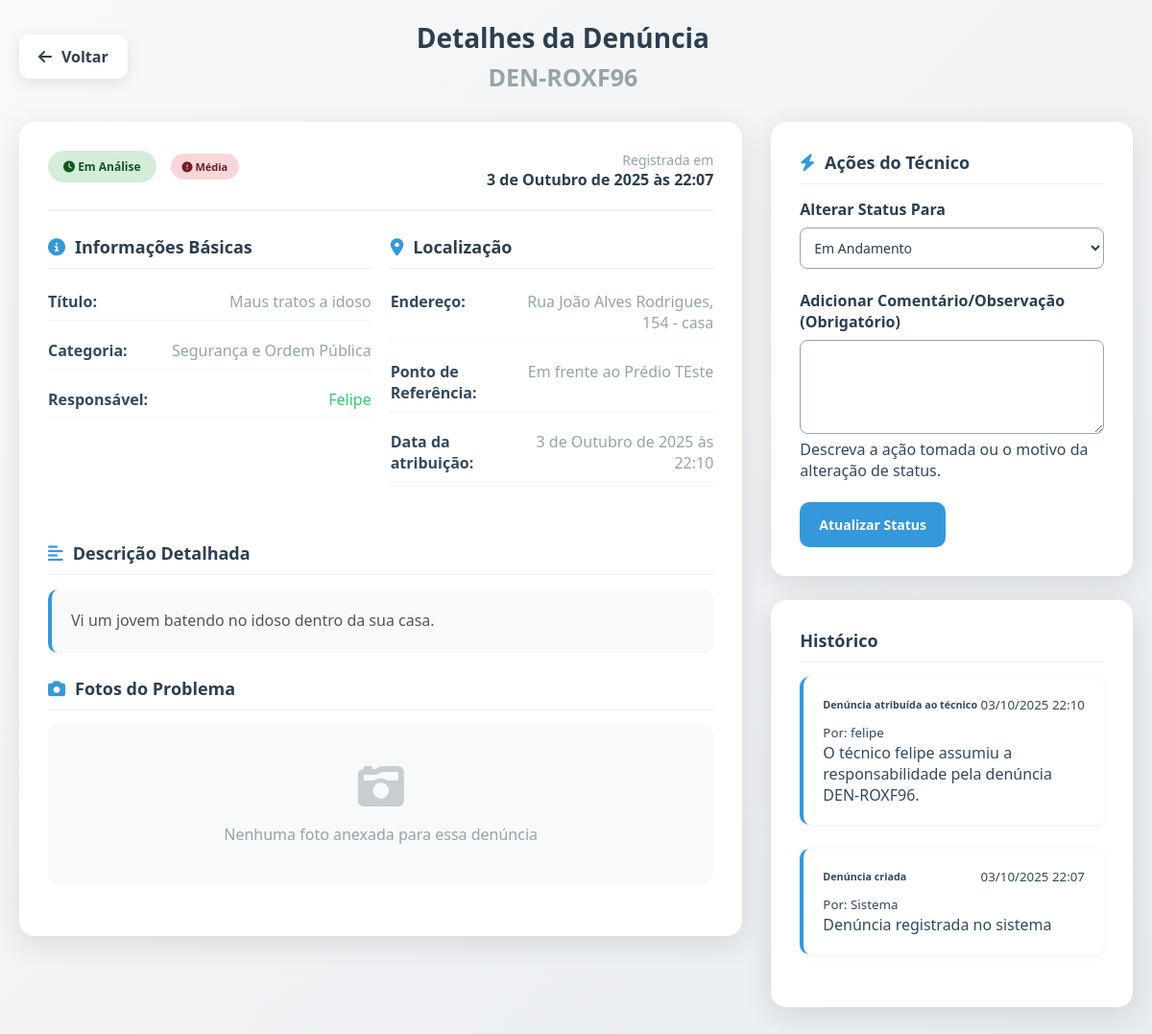
Page /tecnico/denuncia/detalhe/DEN-ROXF96/ (signed in) on the earlier database version.
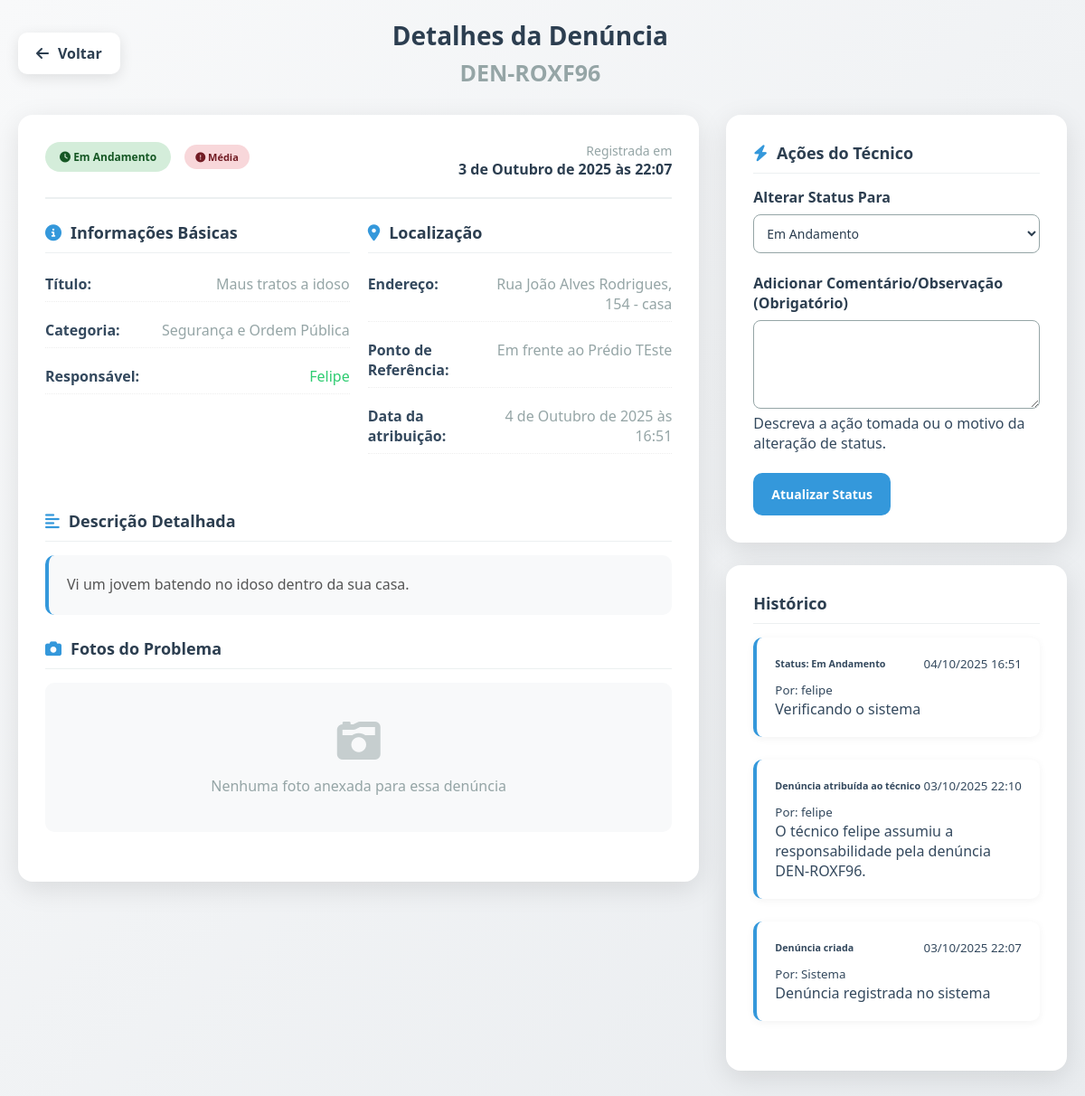
Same page on the later database version.
### denuncias/models.py (models this page shows, shortened)
class Denuncia(models.Model):
    STATUS_CHOICES = [
        ('NÃO_ATRIBUIDO', 'Aguardando Atribuição'),
        ('RECEBIDA', 'Recebida'),
        ('EM_ANALISE', 'Em Análise'),
        ('EM_ANDAMENTO', 'Em Andamento'),
        ('RESOLVIDA', 'Resolvida'),
        ('ARQUIVADA', 'Arquivada'),
    ]
    PRIORIDADE_CHOICES = [
        ('BAIXA', 'Baixa'),
        ('MEDIA', 'Média'),
        ('ALTA', 'Alta'),
        ('URGENTE', 'Urgente'),
    ]
    protocolo = models.CharField(
        max_length=10,
        primary_key=True,
        blank=True,
        editable=False,
        unique=True,
        verbose_name="Número do Protocolo"
    )
    titulo = models.CharField(
        max_length=200,
        verbose_name="Título da Denúncia",
        help_text="Título resumido do problema"
    )
    descricao = models.TextField(
        verbose_name="Descrição Detalhada",
        help_text="Descreva o problema em detalhes"
    )
    endereco = models.CharField(
        max_length=255,
        verbose_name="Localização",
        help_text="Endereço ou local onde ocorreu o problema"
    )
    ponto_referencia = models.CharField(
        max_length=255,
        blank=True,
        null=True,
        verbose_name="Ponto de Referência",
        help_text="Ponto de referência próximo (opcional)"
    )
    categoria = models.ForeignKey(
        Categoria,
        on_delete=models.PROTECT,
        related_name='denuncias',
        verbose_name="Categoria do Problema"
    )
    status = models.CharField(
        max_length=20,
        choices=STATUS_CHOICES,
        default='NÃO_ATRIBUIDO',
        verbose_name="Status da Denúncia"
    )
    prioridade = models.CharField(
        max_length=20,
        choices=PRIORIDADE_CHOICES,
        default='MEDIA',
        verbose_name="Prioridade"
    )
    contato = models.CharField(
        max_length=100,
        blank=True,
        null=True,
        verbose_name="Contato",
        help_text="Telefone ou e-mail para retorno (opcional)"
    )
    foto = models.ImageField(
        upload_to='denuncias/',
        blank=True,
        null=True,
        verbose_name="Foto do Problema",
        help_text="Faça upload de uma foto que mostre o problema",
        validators=[
            FileExtensionValidator(
                allowed_extensions=['jpg', 'jpeg', 'png', 'gif'],
                message="Somente imagens JPG, JPEG, PNG ou GIF são permitidas"
            )
        ]
    )
    data_criacao = models.DateTimeField(
        auto_now_add=True,
        verbose_name="Data de Criação"
    )
    data_atualizacao = models.DateTimeField(
        auto_now=True,
        verbose_name="Última Atualização"
    )
    data_previsao_resolucao = models.DateField(
        blank=True,
        null=True,
        verbose_name="Previsão de Resolução"
    )
    data_resolucao = models.DateField(
        blank=True,
        null=True,
        verbose_name="Data de Resolução"
    )
    resolucao = models.TextField(
        blank=True,
        null=True,
        verbose_name="Solução Aplicada",
        help_text="Descrição de como o problema foi resolvido"
    )
    observacoes_internas = models.TextField(
        blank=True,
        null=True,
        verbose_name="Observações Internas",
        help_text="Observações para uso da equipe administrativa"
    )
    tecnico = models.ForeignKey(
    'auth.User',
    null=True,
    blank=True,
    on_delete=models.SET_NULL,
    related_name='denuncias_atribuidas',
    verbose_name="Técnico Responsável"
    )
    class Meta:
        verbose_name = 'Denúncia'
        verbose_name_plural = 'Denúncias'
        ordering = ['-data_criacao']
        indexes = [
            models.Index(fields=['status']),
            models.Index(fields=['prioridade']),
            models.Index(fields=['data_criacao']),
            models.Index(fields=['categoria']),
        ]

class LogDenuncia(models.Model):
    TIPO_ACAO_CHOICES = [
        ('NÃO_ATRIBUIDO', 'Aguardando Atribuição'),
        ('RECEBIDA', 'Recebida'),
        ('EM_ANALISE', 'Em Análise'),
        ('EM_ANDAMENTO', 'Em Andamento'),
        ('RESOLVIDA', 'Resolvida'),
        ('ARQUIVADA', 'Arquivada'),
    ]
    denuncia = models.ForeignKey(
        Denuncia,
        on_delete=models.CASCADE,
        related_name='logs'
    )
    tipo_acao = models.CharField(
        max_length=20,
        choices=TIPO_ACAO_CHOICES,
        verbose_name="Tipo de Ação"
    )
    acao = models.CharField(
        max_length=255,
        verbose_name="Descrição da Ação"
    )
    descricao = models.TextField(
        blank=True,
        null=True,
        verbose_name="Detalhes da Ação"
    )
    data_acao = models.DateTimeField(
        auto_now_add=True,
        verbose_name="Data da Ação"
    )
    usuario = models.ForeignKey(
        'auth.User',
        on_delete=models.SET_NULL,
        null=True,
        blank=True,
        related_name='logs_denuncias',
        verbose_name="Usuário Responsável"
    )
    dados_anteriores = models.JSONField(
        blank=True,
        null=True,
        verbose_name="Dados Anteriores"
    )
    dados_novos = models.JSONField(
        blank=True,
        null=True,
        verbose_name="Dados Novos"
    )
    class Meta:
        verbose_name = 'Log de Denúncia'
        verbose_name_plural = 'Logs de Denúncias'
        ordering = ['-data_acao']

class Categoria(models.Model):
    nome = models.CharField(max_length=100, unique=True)
    descricao = models.TextField(blank=True, null=True, help_text="Descrição opcional da categoria")
    ativo = models.BooleanField(default=True, help_text="Se a categoria está ativa para uso")
    ordem = models.PositiveIntegerField(default=0, help_text="Ordem de exibição da categoria")
    class Meta:
        verbose_name = 'Categoria'
        verbose_name_plural = 'Categorias'
        ordering = ['ordem', 'nome']

### tecnico/views.py (the view)
# urls.py: path('denuncia/detalhe/<str:protocolo>/', views.detalhe_tecnico, name='detalhe_denuncia'),
@login_required
def detalhe_tecnico(request, protocolo):
    denuncia = get_object_or_404(Denuncia, protocolo=protocolo)
    if not request.user.is_superuser and denuncia.tecnico != request.user:
        messages.error(request, "Você não tem permissão para ver esta denúncia.")
        return redirect('tecnico:dashboard')
    if request.method == 'POST':
        form = UpdateStatusForm(request.POST)
        if form.is_valid():
            novo_status = form.cleaned_data['status']
            comentario = form.cleaned_data['comentario']
            denuncia.status = novo_status
            if novo_status == 'RESOLVIDA':
                denuncia.data_resolucao = timezone.now()
            denuncia.save()
            LogDenuncia.objects.create(
                denuncia=denuncia,
                usuario=request.user,
                tipo_acao='STATUS',
                acao=f'Status: {denuncia.get_status_display()}',
                descricao=comentario
            )
            messages.success(request, f'O status da denúncia {denuncia.protocolo} foi atualizado com sucesso.')
            return redirect('tecnico:detalhe_denuncia', protocolo=denuncia.protocolo)
    else:
        form = UpdateStatusForm()
    logs = LogDenuncia.objects.filter(denuncia=denuncia).order_by('-data_acao')
    context = {
        'denuncia': denuncia,
        'form': form,
        'logs': logs,
    }
    return render(request, 'detalhe_tecnico.html', context)

### tecnico/forms.py
class UpdateStatusForm(forms.Form):
    status = forms.ChoiceField(
        choices=STATUS_CHOICES,
        label="Alterar Status Para",
        widget=forms.Select(attrs={'class': 'form-control'})
    )
    comentario = forms.CharField(
        label="Adicionar Comentário/Observação (Obrigatório)",
        required=True,
        widget=forms.Textarea(attrs={'class': 'form-control', 'rows': 4}),
        help_text="Descreva a ação tomada ou o motivo da alteração de status."
    )

### tecnico/templates/detalhe_tecnico.html (shortened to what the changed rows need)
<!DOCTYPE html>
<html lang="pt-BR">
  <head>
    <link
      rel="stylesheet"
      href="https://cdnjs.cloudflare.com/ajax/libs/font-awesome/6.4.0/css/all.min.css"
    />
  </head>
  <body>
    <div class="container">
      <div class="header">
        <div class="page-title">
          <h1>Detalhes da Denúncia</h1>
          <p style="font-size: 25px; font-weight: bold; color: var(--gray)">
            {{ denuncia.protocolo }}
          </p>
        </div>
      </div>
      <div class="main-content">
        <div>
          <div class="card">
            <div class="card-header">
              <div class="protocolo-info">
                <div class="status-badge status-recebida">
                  <i class="fas fa-clock"></i> {{ denuncia.get_status_display }}
                </div>
                <div class="priority-badge priority-alta">
                  <i class="fas fa-exclamation-circle"></i> {{ denuncia.get_prioridade_display }}
                </div>
              </div>
              <div style="text-align: right">
                <div style="font-size: 14px; color: var(--gray)">
                  Registrada em
                </div>
                <div
                  style="
                    font-size: 16px;
                    font-weight: 600;
                    color: var(--secondary);
                  "
                >
                  {{ denuncia.data_criacao }}
                </div>
              </div>
            </div>
            <div class="info-grid">
              <div class="info-section">
                <div class="info-item">
                  <span class="info-label">Título:</span>
                  <span class="info-value">{{ denuncia.titulo }}</span>
                </div>
                <div class="info-item">
                  <span class="info-label">Categoria:</span>
                  <span class="info-value">{{ denuncia.categoria.nome }}</span>
                </div>
              </div>
              <div class="info-section">
                <div class="info-item">
                  <span class="info-label">Endereço:</span>
                  <span class="info-value"> {{ denuncia.endereco }} </span>
                </div>
                <div class="info-item">
                  <span class="info-label">Ponto de Referência:</span>
                  <span class="info-value">
                    {{ denuncia.ponto_referencia }}
                  </span>
                </div>
                <div class="info-item">
                  <span class="info-label">Data da atribuição:</span>
                  <span class="info-value"
                    >{{ denuncia.data_atualizacao }}</span
                  >
                </div>
              </div>
            </div>
            <div class="info-section">
              <div class="description-box">
                <div class="description-text">{{ denuncia.descricao }}</div>
              </div>
            </div>
          </div>
        </div>
        <div>
        <div class="card">
            <div class="card-body p-0">
                    {% if logs %}
                    <div class="timeline-container">
                        {% for log in logs %}
                        <div class="timeline-item {% if forloop.first %}first-item{% endif %}">
                            <div class="timeline-content">
                                <div class="timeline-header">
                                    <h6 class="mb-0">{{ log.acao }}</h6>
                                    <small class="text-muted">{{ log.data_acao|date:"d/m/Y H:i" }}</small>
                                </div>
                                <div class="timeline-body">
                                    <p class="mb-1"><small>Por: {{ log.usuario.username|default:'Sistema' }}</small></p>
                                    {% if log.descricao %}
                                    <p class="mt-2 mb-0">{{ log.descricao }}</p>
                                    {% endif %}
                                </div>
                            </div>
                        </div>
                        {% endfor %}
                    </div>
                    {% else %}
                    <div class="text-center py-4">
                        <i class="fas fa-inbox fa-2x text-muted mb-2"></i>
                        <p class="text-muted">Nenhum histórico de ações para esta denúncia.</p>
                    </div>
                    {% endif %}
                </div>
        </div>
      </div>
    </div>
  </body>
</html>

Differences in the rows shown:
changed Denuncia "DEN-ROXF96": status "Em Análise" → "Em Andamento"; data_atualizacao "3 de Outubro de 2025 às 22:10" → "4 de Outubro de 2025 às 16:51"
added LogDenuncia: acao "Status: Em Andamento", data_acao "04/10/2025 16:51", usuario.username "felipe", descricao "Verificando o sistema"
